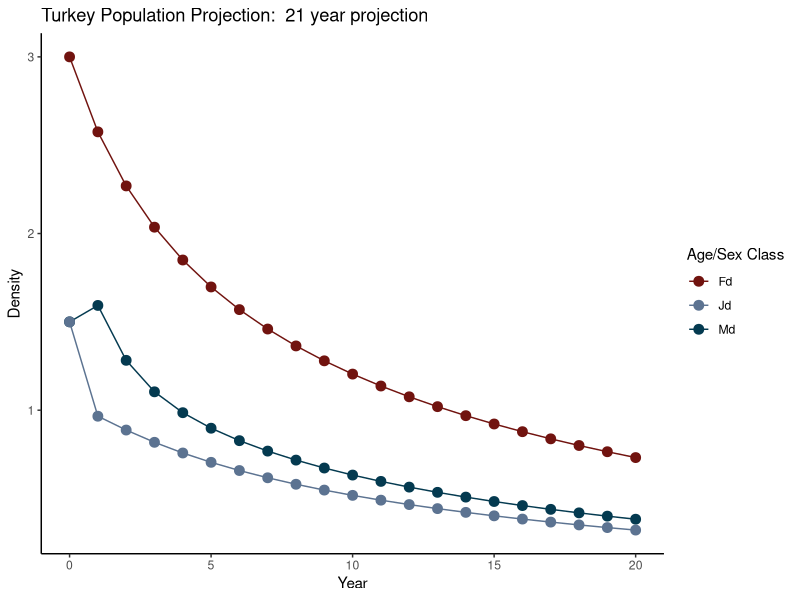
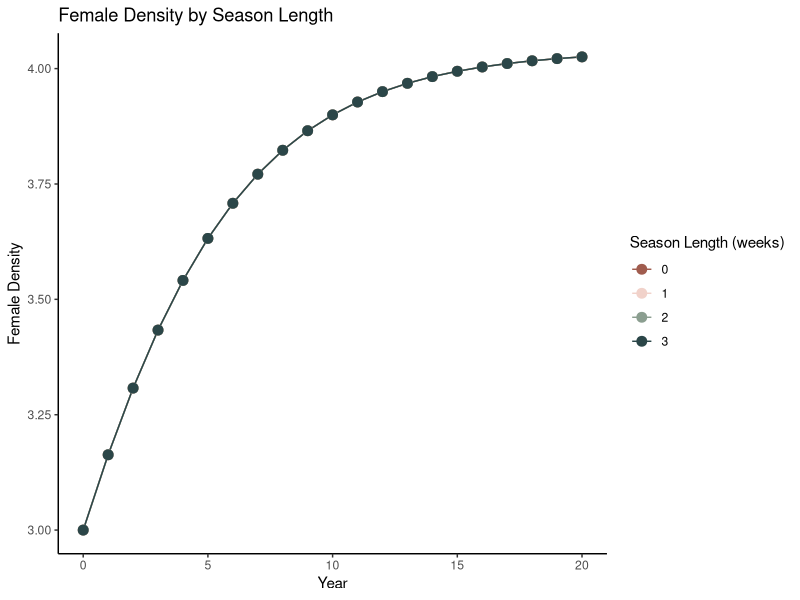

Source code (R) for these figures, in order:
##############################################################################X
#                 X--------# Chapter 2: MDP for PA Turkey #-------X
#
#     X--------# Goal: Testing Population Model from PennTurkeyModel #-------X
#                     Function in MatLab from P. Fackler 
#
# Created: 11/11/2025
#
# V. Winter
##############################################################################X
# clean env
rm(list=ls())
gc()

# Libraries
library(tidyverse)

##----------------------------------X
# Construct the function ----
##----------------------------------X
# Population model function
turkey_pop_model <- function(
  # Initial populations (January/December)
  Md_init, Jd_init, Fd_init,
  # Season and environment
  season_length = 2,  # 0-3 weeks
  mast_level = 12.998,  # oak mast
  # Fecundity parameters
  Fbar = 2.5,
  Pbar = 1.8,
  slope = 0.2,
  # Survival parameters
  gammam = 0.409,
  gammaj = 0.653,
  gammaf = 0.542,
  # Stochasticity (set to 1 for deterministic)
  v = 1,  # summer survival multiplier
  w = 1   # poult production multiplier
) {
  
  # Calculate fecundity shape parameter
  eta <- 1 + 2 * Fbar * slope / Pbar
  
  # Calculate harvest rate based on season length and mast
  harvest_rate <- function(L, O) {
    base_rate <- 0.07 - 0.00686 * O + 0.0175 * L
    max(0.01, base_rate)
  }
  
  H <- harvest_rate(season_length, mast_level)
  
  # Summer transitions (January -> September)
  Ms <- gammam * Md_init * v
  Js <- gammaj * Jd_init * v
  Fs <- gammaf * Fd_init * v
  
  # Density-dependent poult production
  Ps <- (2 * eta * Pbar / (eta + 1 + (eta - 1) * (Fd_init / Fbar)^eta)) * w
  
  # Winter transitions (September -> December next year)
  Md_next <- Ms + Js
  Jd_next <- (1 - H) * Fs * Ps / 2
  Fd_next <- (1 - H) * Fs * (1 + Ps / 2)
  
  # Return all values
  list(
    # September populations
    Ms = Ms, Js = Js, Fs = Fs, Ps = Ps,
    # Harvest
    harvest_rate = H,
    # December populations (next year)
    Md_next = Md_next,
    Jd_next = Jd_next,
    Fd_next = Fd_next,
    # Summary
    total_males_sept = Ms + Js,
    total_males_dec = Md_next,
    total_pop_dec = Md_next + Jd_next + Fd_next
  )
}

##----------------------------------X
# Multi-year projection function ---
##----------------------------------X
project_turkey_pop_model <- function(years, 
                                     Md_init, 
                                     Jd_init, 
                                     Fd_init,
                                     season_length = 2,
                                     mast_level,
                                     Fbar, Pbar, slope) {
  
  # Storage
  trajectory <- tibble(
    year = 0:years,
    Md = numeric(years + 1),
    Jd = numeric(years + 1),
    Fd = numeric(years + 1),
    harvest_rate = numeric(years + 1),
    Ps = numeric(years + 1)
  )
  
  # Initial conditions
  trajectory$Md[1] <- Md_init
  trajectory$Jd[1] <- Jd_init
  trajectory$Fd[1] <- Fd_init
  
  # Project forward
  for (i in 1:years) {
    result <- turkey_pop_model(
      Md_init = trajectory$Md[i],
      Jd_init = trajectory$Jd[i],
      Fd_init = trajectory$Fd[i],
      season_length = season_length,
      mast_level = mast_level,
      Fbar = Fbar, Pbar = Pbar, slope = slope
    )
    
    trajectory$Md[i + 1] <- result$Md_next
    trajectory$Jd[i + 1] <- result$Jd_next
    trajectory$Fd[i + 1] <- result$Fd_next
    trajectory$harvest_rate[i] <- result$harvest_rate
    trajectory$Ps[i] <- result$Ps
  }
  
  trajectory
}

##----------------------------------X
# Example: Run single time step ---
##----------------------------------X
result <- turkey_pop_model(
  Md_init = 1.5,
  Jd_init = 1.5,
  Fd_init = 3.0,
  season_length = 2)

print(result)
##----------------------------------X
# Example: 20-year projection ---
##----------------------------------X
## Set up inputs ----
##----------------------------------X
# Project out
pop_trajectory <- project_turkey_pop_model(years = 20, 
                                           Md_init = 1.5, 
                                            Jd_init = 1.5, 
                                            Fd_init = 3,
                                            season_length = 2, slope = 0.2,
                                            Fbar = 3, Pbar = 1.2, mast_level= 23)

# Plot results
pop_trajectory %>%
  pivot_longer(cols = c(Md, Jd, Fd), names_to = "class", values_to = "density") %>%
  ggplot(aes(x = year, y = density, color = class)) +
  scale_color_manual(values = c(
    "Fd"   = "#71130F",  # Color for adult female
    "Md"   = "#043A50",
    "Jd"   = "#5C7391"
  )) +
  geom_line(size = 0.5) +
  geom_point(size = 3) +
  labs(title = paste("Turkey Population Projection: ", length(pop_trajectory$year), "year projection", sep = " "),
       x = "Year", y = "Density",
       color = "Age/Sex Class") +
  theme_classic()

##----------------------------------X
# Compare different season lengths
map_df(0:3, function(L) {
  project_turkey_pop_model(years = 20, 
                           Md_init = 1.5, 
                           Jd_init = 1.5, 
                           Fd_init = 3.0,
                           season_length = L,
                           mast_level = 23,
                           Fbar = 2.75, Pbar = 1.98, slope = 0.2) %>%
    mutate(season_length = L)
}) %>%
  # plot output
  ggplot(aes(x = year, y = Fd, color = factor(season_length))) +
  scale_color_manual(values = c(
                    "0" = "#A05C4E", 
                    "1" = "#F1D2CA",  
                    "2" ="#8B9E90",  
                    "3" ="#2B4648")
                )  +
  geom_line(size = 0.5) +
  geom_point(size = 3) +
  labs(title = "Female Density by Season Length",
       x = "Year", y = "Female Density",
       color = "Season Length (weeks)") +
  theme_classic()

###--------------------------X
## 10% decrease
1.8-(1.8*0.10)
# Pbar = 1.62
2.5-(2.5*0.10)
# Fbar = 2.25
###------------X
# Stable
# Pbar = 1.8
# Fbar = 2.5
###------------X
## 10% increase
1.8+(1.8*0.10)
# Pbar = 1.98
2.5+(2.5*0.10)
# Fbar = 2.75
###--------------------------X

